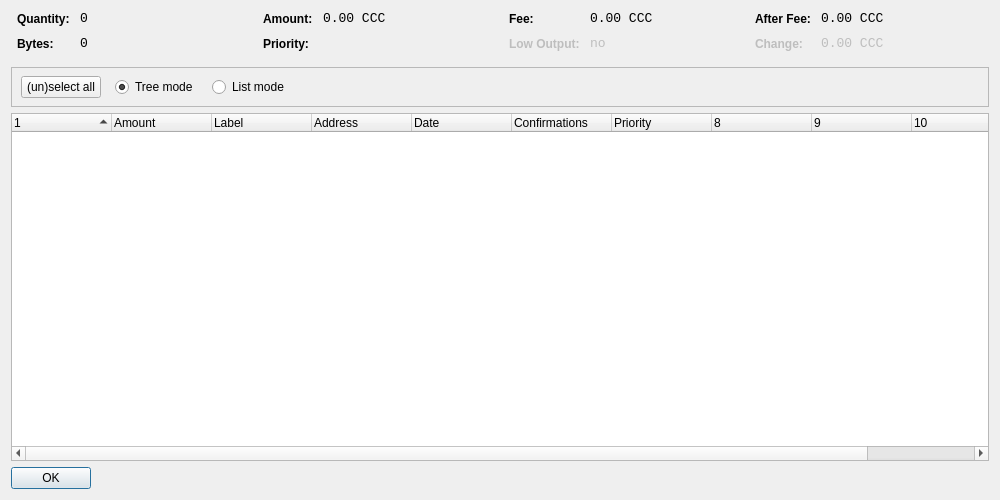
<?xml version="1.0" encoding="UTF-8"?>
<ui version="4.0">
 <class>CoinControlDialog</class>
 <widget class="QDialog" name="CoinControlDialog">
  <property name="geometry">
   <rect>
    <x>0</x>
    <y>0</y>
    <width>1000</width>
    <height>500</height>
   </rect>
  </property>
  <property name="windowTitle">
   <string>Coin Control</string>
  </property>
  <layout class="QVBoxLayout" name="verticalLayout">
   <item>
    <layout class="QHBoxLayout" name="horizontalLayoutTop" stretch="0,0,0,0">
     <property name="topMargin">
      <number>0</number>
     </property>
     <property name="bottomMargin">
      <number>10</number>
     </property>
     <item>
      <layout class="QFormLayout" name="formLayoutCoinControl1">
       <property name="horizontalSpacing">
        <number>10</number>
       </property>
       <property name="verticalSpacing">
        <number>10</number>
       </property>
       <property name="leftMargin">
        <number>6</number>
       </property>
       <property name="rightMargin">
        <number>6</number>
       </property>
       <item row="0" column="0">
        <widget class="QLabel" name="labelCoinControlQuantityText">
         <property name="styleSheet">
          <string notr="true">font-weight:bold;</string>
         </property>
         <property name="text">
          <string>Quantity:</string>
         </property>
        </widget>
       </item>
       <item row="0" column="1">
        <widget class="QLabel" name="labelCoinControlQuantity">
         <property name="font">
          <font>
           <family>Monospace</family>
           <pointsize>10</pointsize>
          </font>
         </property>
         <property name="cursor">
          <cursorShape>IBeamCursor</cursorShape>
         </property>
         <property name="contextMenuPolicy">
          <enum>Qt::ActionsContextMenu</enum>
         </property>
         <property name="text">
          <string notr="true">0</string>
         </property>
         <property name="textInteractionFlags">
          <set>Qt::LinksAccessibleByMouse|Qt::TextSelectableByKeyboard|Qt::TextSelectableByMouse</set>
         </property>
        </widget>
       </item>
       <item row="1" column="0">
        <widget class="QLabel" name="labelCoinControlBytesText">
         <property name="styleSheet">
          <string notr="true">font-weight:bold;</string>
         </property>
         <property name="text">
          <string>Bytes:</string>
         </property>
        </widget>
       </item>
       <item row="1" column="1">
        <widget class="QLabel" name="labelCoinControlBytes">
         <property name="font">
          <font>
           <family>Monospace</family>
           <pointsize>10</pointsize>
          </font>
         </property>
         <property name="cursor">
          <cursorShape>IBeamCursor</cursorShape>
         </property>
         <property name="contextMenuPolicy">
          <enum>Qt::ActionsContextMenu</enum>
         </property>
         <property name="text">
          <string notr="true">0</string>
         </property>
         <property name="textInteractionFlags">
          <set>Qt::LinksAccessibleByMouse|Qt::TextSelectableByKeyboard|Qt::TextSelectableByMouse</set>
         </property>
        </widget>
       </item>
      </layout>
     </item>
     <item>
      <layout class="QFormLayout" name="formLayoutCoinControl2">
       <property name="horizontalSpacing">
        <number>10</number>
       </property>
       <property name="verticalSpacing">
        <number>10</number>
       </property>
       <property name="leftMargin">
        <number>6</number>
       </property>
       <property name="rightMargin">
        <number>6</number>
       </property>
       <item row="0" column="0">
        <widget class="QLabel" name="labelCoinControlAmountText">
         <property name="styleSheet">
          <string notr="true">font-weight:bold;</string>
         </property>
         <property name="text">
          <string>Amount:</string>
         </property>
        </widget>
       </item>
       <item row="0" column="1">
        <widget class="QLabel" name="labelCoinControlAmount">
         <property name="font">
          <font>
           <family>Monospace</family>
           <pointsize>10</pointsize>
          </font>
         </property>
         <property name="cursor">
          <cursorShape>IBeamCursor</cursorShape>
         </property>
         <property name="contextMenuPolicy">
          <enum>Qt::ActionsContextMenu</enum>
         </property>
         <property name="text">
          <string notr="true">0.00 CCC</string>
         </property>
         <property name="textInteractionFlags">
          <set>Qt::LinksAccessibleByMouse|Qt::TextSelectableByKeyboard|Qt::TextSelectableByMouse</set>
         </property>
        </widget>
       </item>
       <item row="1" column="0">
        <widget class="QLabel" name="labelCoinControlPriorityText">
         <property name="styleSheet">
          <string notr="true">font-weight:bold;</string>
         </property>
         <property name="text">
          <string>Priority:</string>
         </property>
        </widget>
       </item>
       <item row="1" column="1">
        <widget class="QLabel" name="labelCoinControlPriority">
         <property name="font">
          <font>
           <family>Monospace</family>
           <pointsize>10</pointsize>
          </font>
         </property>
         <property name="cursor">
          <cursorShape>IBeamCursor</cursorShape>
         </property>
         <property name="contextMenuPolicy">
          <enum>Qt::ActionsContextMenu</enum>
         </property>
         <property name="text">
          <string/>
         </property>
         <property name="textInteractionFlags">
          <set>Qt::LinksAccessibleByMouse|Qt::TextSelectableByKeyboard|Qt::TextSelectableByMouse</set>
         </property>
        </widget>
       </item>
      </layout>
     </item>
     <item>
      <layout class="QFormLayout" name="formLayoutCoinControl3">
       <property name="horizontalSpacing">
        <number>10</number>
       </property>
       <property name="verticalSpacing">
        <number>10</number>
       </property>
       <property name="leftMargin">
        <number>6</number>
       </property>
       <property name="rightMargin">
        <number>6</number>
       </property>
       <item row="0" column="0">
        <widget class="QLabel" name="labelCoinControlFeeText">
         <property name="styleSheet">
          <string notr="true">font-weight:bold;</string>
         </property>
         <property name="text">
          <string>Fee:</string>
         </property>
        </widget>
       </item>
       <item row="0" column="1">
        <widget class="QLabel" name="labelCoinControlFee">
         <property name="font">
          <font>
           <family>Monospace</family>
           <pointsize>10</pointsize>
          </font>
         </property>
         <property name="cursor">
          <cursorShape>IBeamCursor</cursorShape>
         </property>
         <property name="contextMenuPolicy">
          <enum>Qt::ActionsContextMenu</enum>
         </property>
         <property name="text">
          <string notr="true">0.00 CCC</string>
         </property>
         <property name="textInteractionFlags">
          <set>Qt::LinksAccessibleByMouse|Qt::TextSelectableByKeyboard|Qt::TextSelectableByMouse</set>
         </property>
        </widget>
       </item>
       <item row="1" column="0">
        <widget class="QLabel" name="labelCoinControlLowOutputText">
         <property name="enabled">
          <bool>false</bool>
         </property>
         <property name="styleSheet">
          <string notr="true">font-weight:bold;</string>
         </property>
         <property name="text">
          <string>Low Output:</string>
         </property>
        </widget>
       </item>
       <item row="1" column="1">
        <widget class="QLabel" name="labelCoinControlLowOutput">
         <property name="enabled">
          <bool>false</bool>
         </property>
         <property name="font">
          <font>
           <family>Monospace</family>
           <pointsize>10</pointsize>
          </font>
         </property>
         <property name="cursor">
          <cursorShape>IBeamCursor</cursorShape>
         </property>
         <property name="contextMenuPolicy">
          <enum>Qt::ActionsContextMenu</enum>
         </property>
         <property name="text">
          <string notr="true">no</string>
         </property>
         <property name="textInteractionFlags">
          <set>Qt::LinksAccessibleByMouse|Qt::TextSelectableByKeyboard|Qt::TextSelectableByMouse</set>
         </property>
        </widget>
       </item>
      </layout>
     </item>
     <item>
      <layout class="QFormLayout" name="formLayoutCoinControl4">
       <property name="horizontalSpacing">
        <number>10</number>
       </property>
       <property name="verticalSpacing">
        <number>10</number>
       </property>
       <property name="leftMargin">
        <number>6</number>
       </property>
       <property name="rightMargin">
        <number>6</number>
       </property>
       <item row="0" column="0">
        <widget class="QLabel" name="labelCoinControlAfterFeeText">
         <property name="styleSheet">
          <string notr="true">font-weight:bold;</string>
         </property>
         <property name="text">
          <string>After Fee:</string>
         </property>
        </widget>
       </item>
       <item row="0" column="1">
        <widget class="QLabel" name="labelCoinControlAfterFee">
         <property name="font">
          <font>
           <family>Monospace</family>
           <pointsize>10</pointsize>
          </font>
         </property>
         <property name="cursor">
          <cursorShape>IBeamCursor</cursorShape>
         </property>
         <property name="contextMenuPolicy">
          <enum>Qt::ActionsContextMenu</enum>
         </property>
         <property name="text">
          <string notr="true">0.00 CCC</string>
         </property>
         <property name="textInteractionFlags">
          <set>Qt::LinksAccessibleByMouse|Qt::TextSelectableByKeyboard|Qt::TextSelectableByMouse</set>
         </property>
        </widget>
       </item>
       <item row="1" column="0">
        <widget class="QLabel" name="labelCoinControlChangeText">
         <property name="enabled">
          <bool>false</bool>
         </property>
         <property name="styleSheet">
          <string notr="true">font-weight:bold;</string>
         </property>
         <property name="text">
          <string>Change:</string>
         </property>
        </widget>
       </item>
       <item row="1" column="1">
        <widget class="QLabel" name="labelCoinControlChange">
         <property name="enabled">
          <bool>false</bool>
         </property>
         <property name="font">
          <font>
           <family>Monospace</family>
           <pointsize>10</pointsize>
          </font>
         </property>
         <property name="cursor">
          <cursorShape>IBeamCursor</cursorShape>
         </property>
         <property name="contextMenuPolicy">
          <enum>Qt::ActionsContextMenu</enum>
         </property>
         <property name="text">
          <string notr="true">0.00 CCC</string>
         </property>
         <property name="textInteractionFlags">
          <set>Qt::LinksAccessibleByMouse|Qt::TextSelectableByKeyboard|Qt::TextSelectableByMouse</set>
         </property>
        </widget>
       </item>
      </layout>
     </item>
    </layout>
   </item>
   <item>
    <widget class="QFrame" name="frame">
     <property name="minimumSize">
      <size>
       <width>0</width>
       <height>40</height>
      </size>
     </property>
     <property name="frameShape">
      <enum>QFrame::StyledPanel</enum>
     </property>
     <property name="frameShadow">
      <enum>QFrame::Sunken</enum>
     </property>
     <widget class="QWidget" name="horizontalLayoutWidget">
      <property name="geometry">
       <rect>
        <x>10</x>
        <y>0</y>
        <width>781</width>
        <height>41</height>
       </rect>
      </property>
      <layout class="QHBoxLayout" name="horizontalLayoutPanel" stretch="0,0,0,0,0">
       <property name="spacing">
        <number>14</number>
       </property>
       <item>
        <widget class="QPushButton" name="pushButtonSelectAll">
         <property name="sizePolicy">
          <sizepolicy hsizetype="Maximum" vsizetype="Fixed">
           <horstretch>0</horstretch>
           <verstretch>0</verstretch>
          </sizepolicy>
         </property>
         <property name="text">
          <string>(un)select all</string>
         </property>
        </widget>
       </item>
       <item>
        <widget class="QRadioButton" name="radioTreeMode">
         <property name="sizePolicy">
          <sizepolicy hsizetype="Maximum" vsizetype="Fixed">
           <horstretch>0</horstretch>
           <verstretch>0</verstretch>
          </sizepolicy>
         </property>
         <property name="text">
          <string>Tree mode</string>
         </property>
         <property name="checked">
          <bool>true</bool>
         </property>
        </widget>
       </item>
       <item>
        <widget class="QRadioButton" name="radioListMode">
         <property name="sizePolicy">
          <sizepolicy hsizetype="Maximum" vsizetype="Fixed">
           <horstretch>0</horstretch>
           <verstretch>0</verstretch>
          </sizepolicy>
         </property>
         <property name="text">
          <string>List mode</string>
         </property>
        </widget>
       </item>
       <item>
        <spacer name="horizontalSpacer">
         <property name="orientation">
          <enum>Qt::Horizontal</enum>
         </property>
         <property name="sizeHint" stdset="0">
          <size>
           <width>40</width>
           <height>20</height>
          </size>
         </property>
        </spacer>
       </item>
      </layout>
     </widget>
    </widget>
   </item>
   <item>
    <widget class="CoinControlTreeWidget" name="treeWidget">
     <property name="contextMenuPolicy">
      <enum>Qt::CustomContextMenu</enum>
     </property>
     <property name="sortingEnabled">
      <bool>false</bool>
     </property>
     <property name="columnCount">
      <number>11</number>
     </property>
     <attribute name="headerShowSortIndicator" stdset="0">
      <bool>true</bool>
     </attribute>
     <attribute name="headerStretchLastSection">
      <bool>false</bool>
     </attribute>
     <column>
      <property name="text">
       <string/>
      </property>
     </column>
     <column>
      <property name="text">
       <string>Amount</string>
      </property>
     </column>
     <column>
      <property name="text">
       <string>Label</string>
      </property>
     </column>
     <column>
      <property name="text">
       <string>Address</string>
      </property>
     </column>
     <column>
      <property name="text">
       <string>Date</string>
      </property>
     </column>
     <column>
      <property name="text">
       <string>Confirmations</string>
      </property>
      <property name="toolTip">
       <string>Confirmed</string>
      </property>
     </column>
     <column>
      <property name="text">
       <string>Priority</string>
      </property>
     </column>
     <column>
      <property name="text">
       <string/>
      </property>
     </column>
     <column>
      <property name="text">
       <string/>
      </property>
     </column>
     <column>
      <property name="text">
       <string/>
      </property>
     </column>
     <column>
      <property name="text">
       <string/>
      </property>
     </column>
    </widget>
   </item>
   <item>
    <widget class="QDialogButtonBox" name="buttonBox">
     <property name="sizePolicy">
      <sizepolicy hsizetype="Maximum" vsizetype="Fixed">
       <horstretch>0</horstretch>
       <verstretch>0</verstretch>
      </sizepolicy>
     </property>
     <property name="orientation">
      <enum>Qt::Horizontal</enum>
     </property>
     <property name="standardButtons">
      <set>QDialogButtonBox::Ok</set>
     </property>
    </widget>
   </item>
  </layout>
 </widget>
 <customwidgets>
  <customwidget>
   <class>CoinControlTreeWidget</class>
   <extends>QTreeWidget</extends>
   <header>coincontroltreewidget.h</header>
  </customwidget>
 </customwidgets>
 <resources/>
 <connections/>
</ui>
